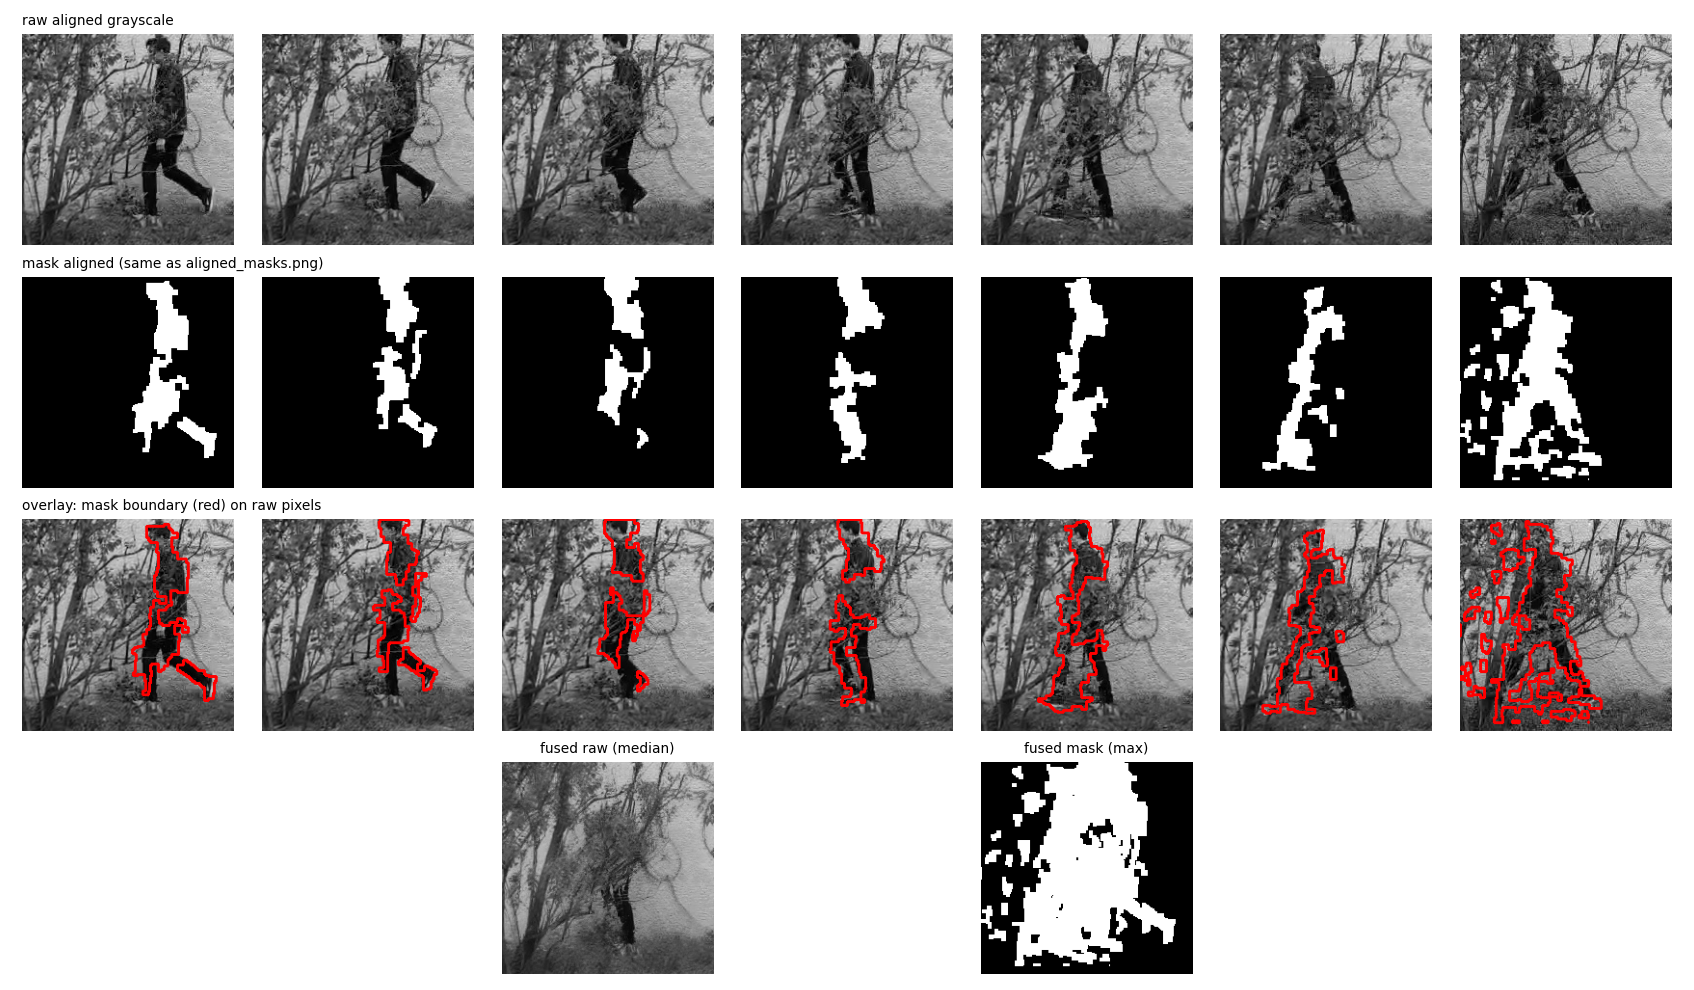

Generate this figure with Python:
import os

import cv2
import matplotlib.pyplot as plt
import numpy as np

from tracking.core.blob_tracker import detect_blobs, score_and_fit, track_blobs
from tracking.eval.eval_nfo import BG_FRAMES, EXPECTED_HEIGHT, MAX_DIST, MERGE_RADIUS, NTH_FRAME, SPAN
from tracking.core.integrate_image import align_frames, anchor_for_frame, crop_at, fuse, restrict_to_nearby
from tracking.core.preprocess import filter_by_shape, foreground_mask, refine_mask

CROP = 220


def load_sequence_prefix(seq, up_to):
    seq_in = f'data/nfo_final/nfo_final/{seq}'
    jpgs = sorted(f for f in os.listdir(seq_in) if f.endswith('.jpg'))
    return np.stack([cv2.imread(os.path.join(seq_in, jpgs[i]), 0) for i in range(up_to)], axis=0)


def main(seq='seq2', center=355):
    frames_all = load_sequence_prefix(seq, center + SPAN + 1)
    masks_all = filter_by_shape(refine_mask(foreground_mask(frames_all, bg_frames=BG_FRAMES)))
    window_indices = list(range(center - SPAN, center + SPAN + 1, NTH_FRAME))
    frames = frames_all[window_indices]
    masks = masks_all[window_indices]
    detections = detect_blobs(masks)
    tracks = track_blobs(detections, max_dist=MAX_DIST)
    winner = score_and_fit(tracks, expected_height=EXPECTED_HEIGHT)
    T = frames.shape[0]
    center_t = T // 2

    # per-frame: raw aligned crop, mask aligned crop, and an overlay (mask boundary in
    # red on top of the raw grayscale) so we can see exactly what the mask is pointing at
    raw_aligned, mask_aligned, overlays = [], [], []
    for t in range(T):
        ax, ay = anchor_for_frame(winner, t)
        person_mask = restrict_to_nearby(masks[t], masks[t], detections[t], ax, ay, MERGE_RADIUS)
        dt = t - center_t
        shifted_x = ax - winner['vx'] * dt
        raw_crop = crop_at(frames[t], shifted_x, ay, CROP)
        mask_crop = crop_at(person_mask, shifted_x, ay, CROP)
        raw_aligned.append(raw_crop)
        mask_aligned.append(mask_crop)

        overlay = cv2.cvtColor(raw_crop, cv2.COLOR_GRAY2RGB)
        contours, _ = cv2.findContours((mask_crop > 0).astype(np.uint8), cv2.RETR_EXTERNAL, cv2.CHAIN_APPROX_SIMPLE)
        cv2.drawContours(overlay, contours, -1, (255, 0, 0), 2)
        overlays.append(overlay)

    raw_aligned = np.stack(raw_aligned)
    fused_raw_median = fuse(raw_aligned, method='median')
    fused_mask = np.max(np.stack(mask_aligned), axis=0)

    fig, axes = plt.subplots(4, T, figsize=(2.2 * T, 9))
    for t in range(T):
        axes[0][t].imshow(raw_aligned[t], cmap='gray', vmin=0, vmax=255)
        axes[0][t].axis('off')
        axes[1][t].imshow(mask_aligned[t], cmap='gray', vmin=0, vmax=255)
        axes[1][t].axis('off')
        axes[2][t].imshow(overlays[t])
        axes[2][t].axis('off')
    axes[0][0].set_title('raw aligned grayscale', loc='left', fontsize=9)
    axes[1][0].set_title('mask aligned (same as aligned_masks.png)', loc='left', fontsize=9)
    axes[2][0].set_title('overlay: mask boundary (red) on raw pixels', loc='left', fontsize=9)
    for a in axes[3]:
        a.axis('off')
    axes[3][T // 2 - 1].imshow(fused_raw_median, cmap='gray', vmin=0, vmax=255)
    axes[3][T // 2 - 1].set_title('fused raw (median)', fontsize=9)
    axes[3][T // 2 + 1].imshow(fused_mask, cmap='gray', vmin=0, vmax=255)
    axes[3][T // 2 + 1].set_title('fused mask (max)', fontsize=9)

    plt.tight_layout()
    out_path = 'tracking/visualize/debug_integrate.png'
    plt.savefig(out_path, dpi=110)
    print(f"saved to {out_path}")


if __name__ == '__main__':
    main()
